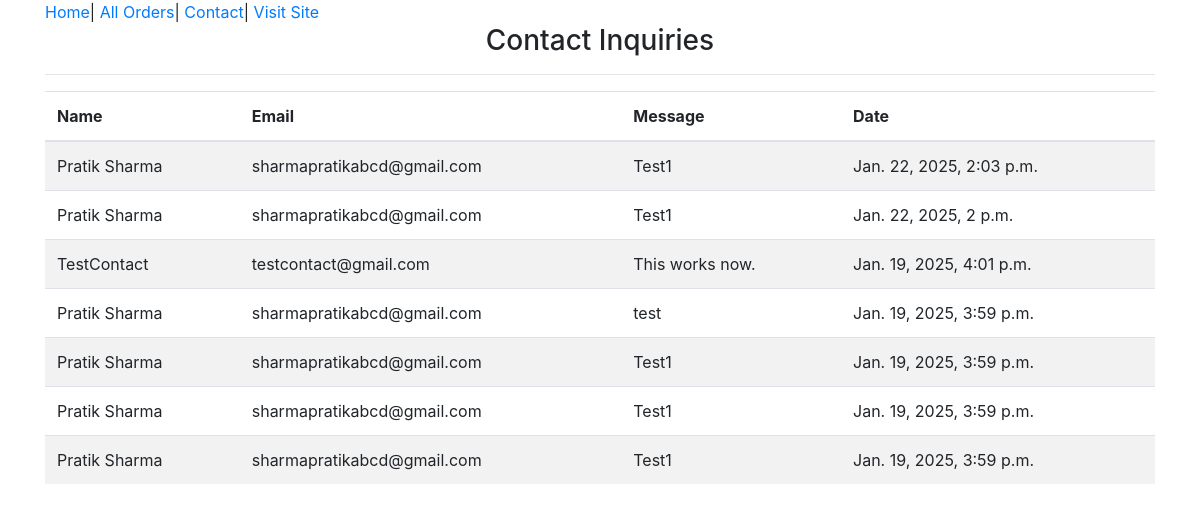
Page /admin-contact/ (signed in) on the committed database.
### ecomapp/models.py (models this page shows, shortened)
class Contact(models.Model):
    name = models.CharField(max_length=100)
    email = models.EmailField()
    message = models.TextField()
    created_at = models.DateTimeField(auto_now_add=True)

### ecomapp/views.py (the view)
# urls.py: path("admin-contact/",AdminContactView.as_view(),name="admincontact"),
class AdminContactView(AdminRequiredMixin,ListView):
    template_name="adminpages/admincontact.html"
    queryset=Contact.objects.all().order_by("-id")
    context_object_name="contacts"
    ordering=["-created_at"]
    def get_context_data(self, **kwargs):
        context=super().get_context_data(**kwargs)
        context['contacts']=Contact.objects.all().order_by("-id")
        return context

### ecomapp/views.py (called while the page is built)
    def dispatch(self, request, *args, **kwargs):
        if request.user.is_authenticated and request.session.get("admin_logged_in"):
            return super().dispatch(request, *args, **kwargs)
        else:
            return redirect("/admin-login/")

### templates/adminpages/admincontact.html (shortened to what this page needs)
{% extends "adminpages/adminbase.html" %}
{% block content %}
<div class="container">
    <h3 class="card-title text-center">Contact Inquiries</h3>
    <hr>
    <div class="row">
        <div class="col-md-12">
            <table class="table table-striped">
                <thead>
                    <tr>
                        <th>Name</th>
                        <th>Email</th>
                        <th>Message</th>
                        <th>Date</th>
                    </tr>
                </thead>
                <tbody>
                    {% for contact in contacts %}
                    <tr>
                        <td>{{ contact.name }}</td>
                        <td>{{ contact.email }}</td>
                        <td>{{ contact.message }}</td>
                        <td>{{ contact.created_at }}</td>
                    </tr>
                    {% endfor %}
                </tbody>
            </table>
        </div>
    </div>
</div>
{% endblock %}

### rows in the picture
Contact: name "Pratik Sharma", email "sharmapratikabcd@gmail.com", message "Test1", created_at "Jan. 22, 2025, 2:03 p.m."
Contact: name "Pratik Sharma", email "sharmapratikabcd@gmail.com", message "Test1", created_at "Jan. 22, 2025, 2 p.m."
Contact: name "TestContact", email "testcontact@gmail.com", message "This works now.", created_at "Jan. 19, 2025, 4:01 p.m."
Contact: name "Pratik Sharma", email "sharmapratikabcd@gmail.com", message "test", created_at "Jan. 19, 2025, 3:59 p.m."
Contact: name "Pratik Sharma", email "sharmapratikabcd@gmail.com", message "Test1", created_at "Jan. 19, 2025, 3:59 p.m."
Contact: name "Pratik Sharma", email "sharmapratikabcd@gmail.com", message "Test1", created_at "Jan. 19, 2025, 3:59 p.m."
Contact: name "Pratik Sharma", email "sharmapratikabcd@gmail.com", message "Test1", created_at "Jan. 19, 2025, 3:59 p.m."
